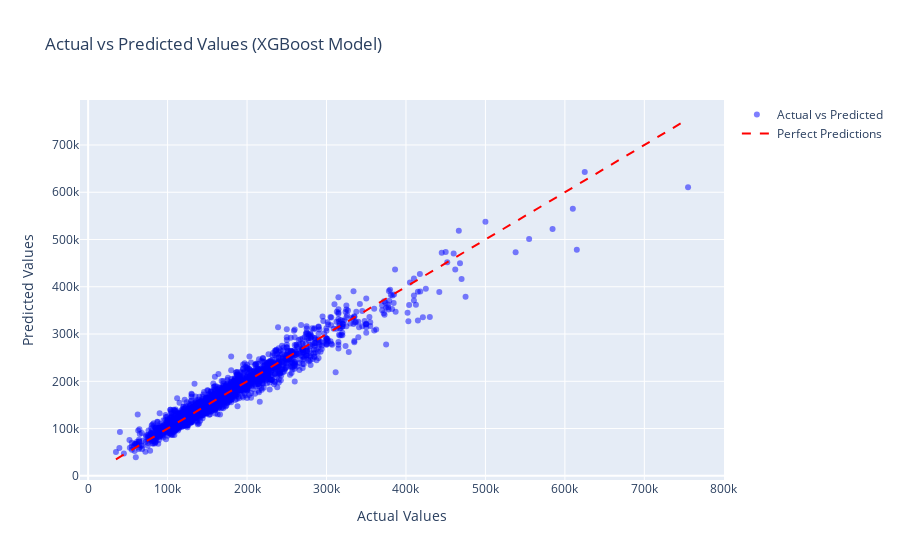

This figure's notebook cell:
### Code cell
# Plotting actual vs predicted values
plt.figure(figsize=(8, 6))
plt.scatter(y, predicted_values, color='blue', alpha=0.5)
plt.plot([min(y), max(y)], [min(y), max(y)], linestyle='--', color='red')
plt.xlabel('Actual Values')
plt.ylabel('Predicted Values')
plt.title('Actual vs Predicted Values (XGBoost Model)')
plt.grid(True)
plt.show()

# Create a scatter plot
scatter_plot = go.Scatter(x=y, y=predicted_values, mode='markers', 
                          marker=dict(color='blue', opacity=0.5),
                          name='Actual vs Predicted')

# Add a diagonal line representing perfect predictions
diagonal_line = go.Scatter(x=[min(y), max(y)], y=[min(y), max(y)],
                           mode='lines', line=dict(color='red', dash='dash'),
                           name='Perfect Predictions')

# Layout
layout = go.Layout(title='Actual vs Predicted Values (XGBoost Model)',
                   xaxis=dict(title='Actual Values'),
                   yaxis=dict(title='Predicted Values'),
                   showlegend=True)

# Create figure
scatter_fig = go.Figure(data=[scatter_plot, diagonal_line], layout=layout)

# Show plot
scatter_fig.show()

### Figure 1 — Plotly figure (JSON) as saved in the notebook; plotly's stock layout.template omitted (floating-point values rounded to 4 significant figures; data arrays with more than 128 entries replaced by an {"elided": "..."} marker saying what was removed)
{"data": [{"marker": {"color": "blue", "opacity": 0.5}, "mode": "markers", "name": "Actual vs Predicted", "type": "scatter", "x": {"elided": "2410 int values"}, "y": {"elided": "2410 float values"}}, {"line": {"color": "red", "dash": "dash"}, "mode": "lines", "name": "Perfect Predictions", "type": "scatter", "x": [35000, 755000], "y": [35000, 755000]}], "layout": {"autosize": true, "showlegend": true, "title": {"text": "Actual vs Predicted Values (XGBoost Model)"}, "xaxis": {"autorange": true, "range": [-8625.0, 798600.0], "title": {"text": "Actual Values"}, "type": "linear"}, "yaxis": {"autorange": true, "range": [-18360.0, 795700.0], "title": {"text": "Predicted Values"}, "type": "linear"}}}
